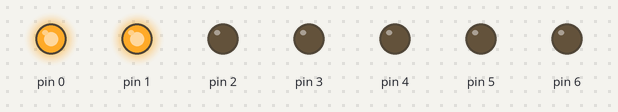
Bench run of a sketch on a simulated Arduino Uno, built with avr-gcc and run on an emulated ATmega328P. On the bench: output pins drawn as LEDs (lit = HIGH).

Above: at 0.5 s.
At 2.5 s:
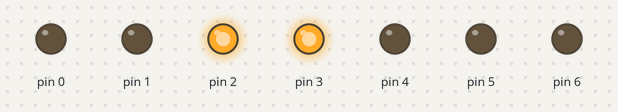
At 3.5 s:
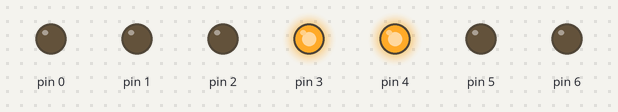
At 4.5 s:
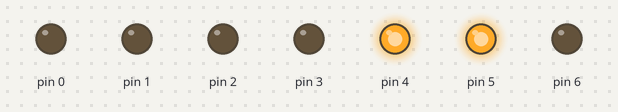
At 6.5 s:
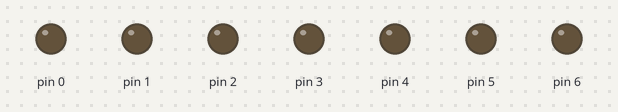
At 8.5 s:
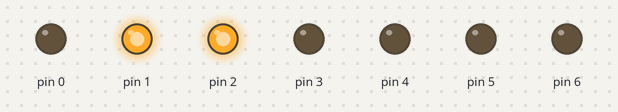
Timing chart, 0 to 9.1 s (numbered marks = the images above):
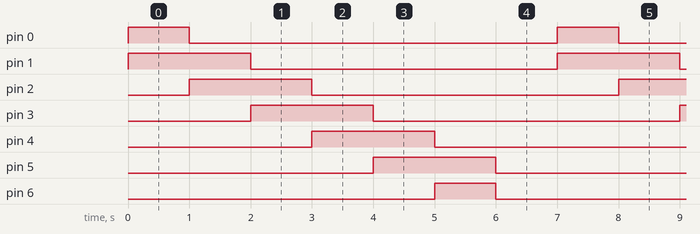

Measured:
- by itself, pin 0, pin 6: alternates HIGH for 1.0 s and LOW for 6.0 s
- by itself, pin 1–5: alternates HIGH for 2.0 s and LOW for 5.0 s
- by itself, everything shown: repeats every 7.0 s, in 7 steps

The sketch:

L2_4.ino
```cpp
/*
  Lesson 2
  Mission 4
*/
void setup() {
  // put your setup code here, to run once:

  pinMode(0, OUTPUT);
  pinMode(1, OUTPUT);
  pinMode(2, OUTPUT);
  pinMode(3, OUTPUT);
  pinMode(4, OUTPUT);
  pinMode(5, OUTPUT);
  pinMode(6, OUTPUT);

}

void loop() {
  // put your main code here, to run repeatedly:

  digitalWrite(0, HIGH);
  digitalWrite(1, HIGH);
  delay(1000);

  //turn off the back
  digitalWrite(0, LOW);
  //turn on the front
  digitalWrite(2, HIGH);
  delay(1000);

  //turn off the back
  digitalWrite(1, LOW);
  //turn on the front
  digitalWrite(3, HIGH);
  delay(1000);

  //turn off the back
  digitalWrite(2, LOW);
  //turn on the front
  digitalWrite(4, HIGH);
  delay(1000);

  //turn off the back
  digitalWrite(3, LOW);
  //turn on the front
  digitalWrite(5, HIGH);
  delay(1000);

  //turn off the back
  digitalWrite(4, LOW);
  //turn on the front
  digitalWrite(6, HIGH);
  delay(1000);

  //turn off last 2 LEDs
  digitalWrite(5, LOW);
  digitalWrite(6, LOW);
  delay(1000);

}
```
